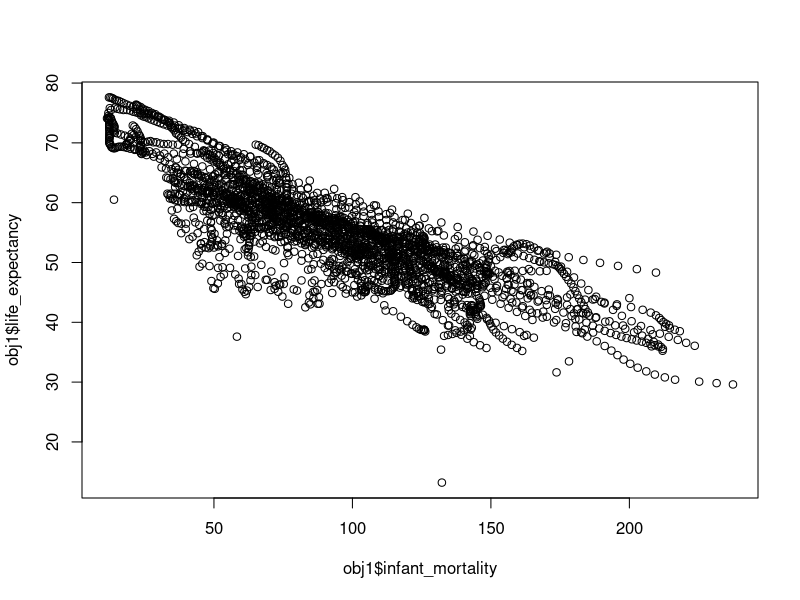
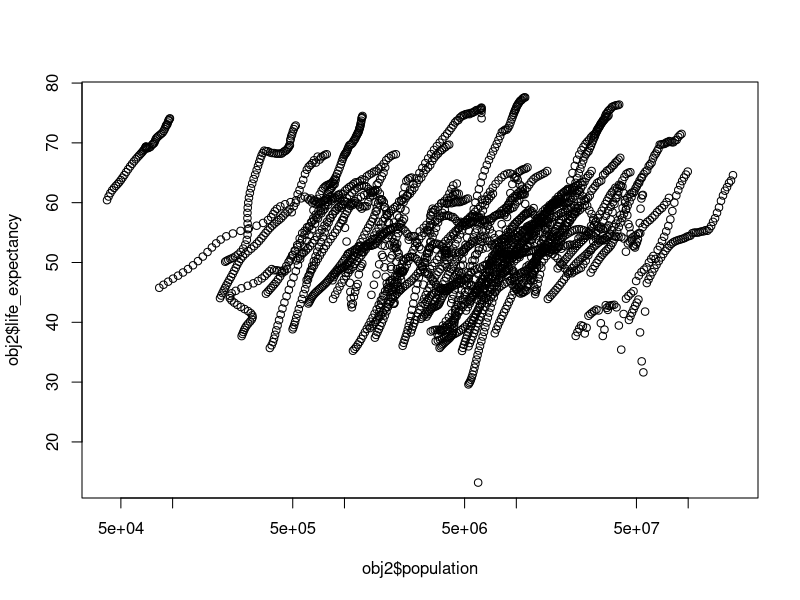
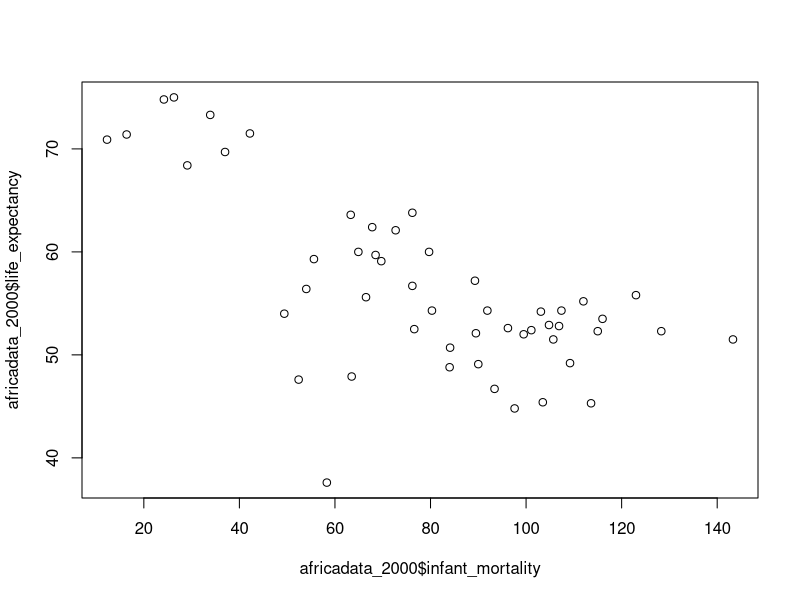
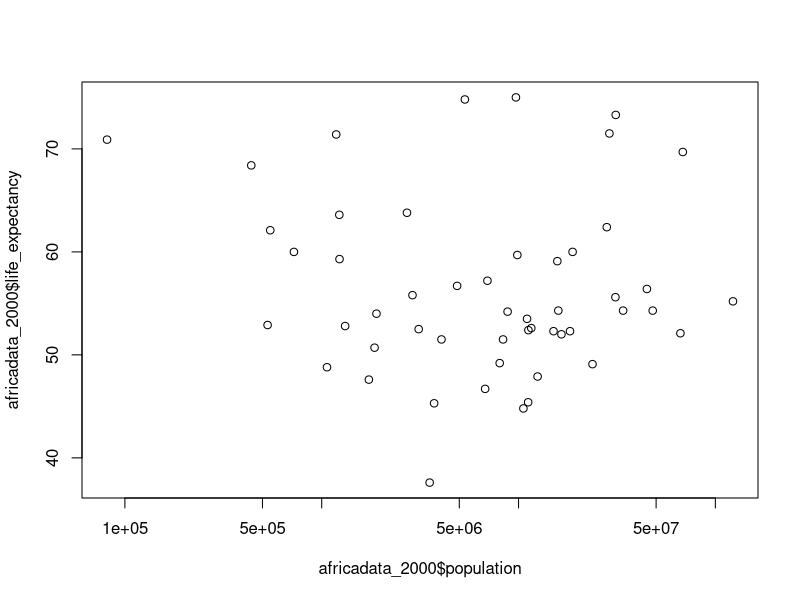

These figures' R source, in order:
## ---- chunk 1
# load packages
library(dslabs) # contains data for analysis
## ---- chunk 2
# look at help file for gapminder data
help(gapminder)

# view data structure
str(gapminder)

# view data summary
summary(gapminder)

# find data object type
class(gapminder)
## ---- chunk 3
# data containing only african countries
africadata <- gapminder |>
  dplyr::filter(continent == "Africa")

# view data structure
str(africadata)

# view data summary
summary(africadata)
## ---- chunk 4
# object containing only infant_mortality and life_expectancy
obj1 <- africadata |>
  dplyr::select(infant_mortality, life_expectancy)

# view obj1 structure
str(obj1)

# view obj1 summary
summary(obj1)


# object containing only population and life_expectancy
obj2 <- africadata |>
  dplyr::select(population, life_expectancy)

# view obj2 structure
str(obj2)

# view obj2 summary
summary(obj2)
## ---- chunk 5
# plot life expectancy as a function of infant mortality
plot(obj1$infant_mortality, obj1$life_expectancy)

# plot life expectancy as a function of population
plot(obj2$population, obj2$life_expectancy, log = 'x')
## ---- chunk 6
# filter data for years with missing infant mortality data
infant_na <- africadata |>
  dplyr::filter(is.na(infant_mortality))

# print years with missing infant mortality data
unique(infant_na$year)
## ---- chunk 7
# create object with data from 2000 only
africadata_2000 <- africadata |>
  dplyr::filter(year == "2000")

# view data structure
str(africadata_2000)

# view data summary
summary(africadata_2000)
## ---- chunk 8
# plot life expectancy as a function of infant mortality
plot(africadata_2000$infant_mortality, africadata_2000$life_expectancy)

# plot life expectancy as a function of population
plot(africadata_2000$population, africadata_2000$life_expectancy, log = 'x')
## ---- chunk 9
# linear regression of infant mortality as predictor of life expectancy
fit1 <- lm(life_expectancy ~ infant_mortality, data = africadata_2000)

# print summary of fit1
summary(fit1)


# linear regression of population as predictor of life expectancy
fit2 <- lm(life_expectancy ~ population, data = africadata_2000)

# print summary of fit2
summary(fit2)
